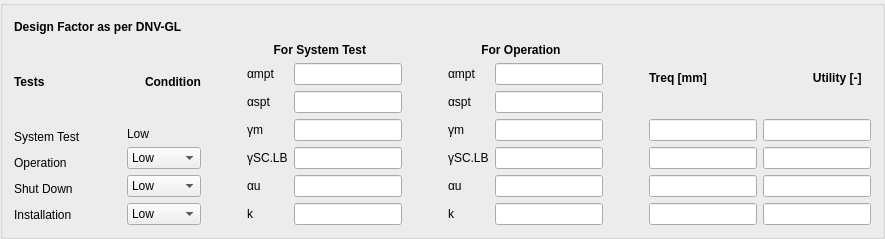
        <widget class="QGroupBox" name="designfactorBox">
         <property name="title">
          <string/>
         </property>
         <property name="flat">
          <bool>true</bool>
         </property>
         <layout class="QGridLayout" name="gridLayout_7">
          <item row="0" column="0">
           <layout class="QHBoxLayout" name="horizontalLayout_32">
            <item>
             <widget class="QLabel" name="label_6">
              <property name="font">
               <font>
                <weight>75</weight>
                <bold>true</bold>
               </font>
              </property>
              <property name="text">
               <string>Design Factor as per DNV-GL</string>
              </property>
             </widget>
            </item>
            <item>
             <spacer name="horizontalSpacer_4">
              <property name="orientation">
               <enum>Qt::Horizontal</enum>
              </property>
              <property name="sizeHint" stdset="0">
               <size>
                <width>40</width>
                <height>20</height>
               </size>
              </property>
             </spacer>
            </item>
           </layout>
          </item>
          <item row="1" column="0">
           <layout class="QHBoxLayout" name="horizontalLayout_15">
            <item>
             <layout class="QVBoxLayout" name="verticalLayout_15">
              <item>
               <layout class="QHBoxLayout" name="horizontalLayout_25">
                <item>
                 <widget class="QLabel" name="tests_label">
                  <property name="font">
                   <font>
                    <weight>75</weight>
                    <bold>true</bold>
                   </font>
                  </property>
                  <property name="styleSheet">
                   <string notr="true"/>
                  </property>
                  <property name="text">
                   <string>Tests</string>
                  </property>
                 </widget>
                </item>
                <item>
                 <spacer name="horizontalSpacer_48">
                  <property name="orientation">
                   <enum>Qt::Horizontal</enum>
                  </property>
                  <property name="sizeHint" stdset="0">
                   <size>
                    <width>40</width>
                    <height>20</height>
                   </size>
                  </property>
                 </spacer>
                </item>
                <item>
                 <widget class="QLabel" name="condition_label">
                  <property name="font">
                   <font>
                    <weight>75</weight>
                    <bold>true</bold>
                   </font>
                  </property>
                  <property name="styleSheet">
                   <string notr="true"/>
                  </property>
                  <property name="text">
                   <string>Condition</string>
                  </property>
                 </widget>
                </item>
               </layout>
              </item>
              <item>
               <layout class="QHBoxLayout" name="horizontalLayout_33">
                <item>
                 <layout class="QVBoxLayout" name="verticalLayout_11">
                  <item>
                   <widget class="QLabel" name="systemtest_label">
                    <property name="text">
                     <string>System Test</string>
                    </property>
                   </widget>
                  </item>
                  <item>
                   <widget class="QLabel" name="operation_label">
                    <property name="text">
                     <string>Operation</string>
                    </property>
                   </widget>
                  </item>
                  <item>
                   <widget class="QLabel" name="shutdown_label">
                    <property name="text">
                     <string>Shut Down</string>
                    </property>
                   </widget>
                  </item>
                  <item>
                   <widget class="QLabel" name="installation_label">
                    <property name="text">
                     <string>Installation</string>
                    </property>
                   </widget>
                  </item>
                 </layout>
                </item>
                <item>
                 <spacer name="horizontalSpacer_12">
                  <property name="orientation">
                   <enum>Qt::Horizontal</enum>
                  </property>
                  <property name="sizeHint" stdset="0">
                   <size>
                    <width>40</width>
                    <height>20</height>
                   </size>
                  </property>
                 </spacer>
                </item>
                <item>
                 <layout class="QVBoxLayout" name="verticalLayout_9">
                  <item>
                   <widget class="QLabel" name="systemTest_combo_label">
                    <property name="text">
                     <string>Low</string>
                    </property>
                   </widget>
                  </item>
                  <item>
                   <widget class="QComboBox" name="operation_comboBox">
                    <item>
                     <property name="text">
                      <string>Low</string>
                     </property>
                    </item>
                    <item>
                     <property name="text">
                      <string>Medium</string>
                     </property>
                    </item>
                    <item>
                     <property name="text">
                      <string>High</string>
                     </property>
                    </item>
                   </widget>
                  </item>
                  <item>
                   <widget class="QComboBox" name="shutdown_comboBox">
                    <item>
                     <property name="text">
                      <string>Low</string>
                     </property>
                    </item>
                    <item>
                     <property name="text">
                      <string>Medium</string>
                     </property>
                    </item>
                    <item>
                     <property name="text">
                      <string>High</string>
                     </property>
                    </item>
                   </widget>
                  </item>
                  <item>
                   <widget class="QComboBox" name="installation_comboBox">
                    <item>
                     <property name="text">
                      <string>Low</string>
                     </property>
                    </item>
                    <item>
                     <property name="text">
                      <string>Medium</string>
                     </property>
                    </item>
                    <item>
                     <property name="text">
                      <string>High</string>
                     </property>
                    </item>
                   </widget>
                  </item>
                 </layout>
                </item>
               </layout>
              </item>
             </layout>
            </item>
            <item>
             <spacer name="horizontalSpacer_2">
              <property name="orientation">
               <enum>Qt::Horizontal</enum>
              </property>
              <property name="sizeHint" stdset="0">
               <size>
                <width>40</width>
                <height>20</height>
               </size>
              </property>
             </spacer>
            </item>
            <item>
             <layout class="QHBoxLayout" name="horizontalLayout_14">
              <item>
               <layout class="QVBoxLayout" name="verticalLayout_21">
                <item>
                 <widget class="QLabel" name="treq_label_2">
                  <property name="font">
                   <font>
                    <weight>75</weight>
                    <bold>true</bold>
                   </font>
                  </property>
                  <property name="text">
                   <string>        For System Test</string>
                  </property>
                 </widget>
                </item>
                <item>
                 <layout class="QHBoxLayout" name="horizontalLayout_2">
                  <item>
                   <layout class="QVBoxLayout" name="verticalLayout_18">
                    <item>
                     <widget class="QLabel" name="operation_label_2">
                      <property name="text">
                       <string>αmpt</string>
                      </property>
                     </widget>
                    </item>
                    <item>
                     <widget class="QLabel" name="operation_label_3">
                      <property name="text">
                       <string>αspt</string>
                      </property>
                     </widget>
                    </item>
                    <item>
                     <widget class="QLabel" name="operation_label_4">
                      <property name="text">
                       <string>γm</string>
                      </property>
                     </widget>
                    </item>
                    <item>
                     <widget class="QLabel" name="operation_label_5">
                      <property name="text">
                       <string>γSC.LB</string>
                      </property>
                     </widget>
                    </item>
                    <item>
                     <widget class="QLabel" name="operation_label_7">
                      <property name="text">
                       <string>αu</string>
                      </property>
                     </widget>
                    </item>
                    <item>
                     <widget class="QLabel" name="operation_label_8">
                      <property name="text">
                       <string>k</string>
                      </property>
                     </widget>
                    </item>
                   </layout>
                  </item>
                  <item>
                   <layout class="QVBoxLayout" name="verticalLayout_17">
                    <item>
                     <widget class="QLineEdit" name="treq_label_systemTest_3"/>
                    </item>
                    <item>
                     <widget class="QLineEdit" name="treq_label_operation_3"/>
                    </item>
                    <item>
                     <widget class="QLineEdit" name="treq_label_shutdown_3"/>
                    </item>
                    <item>
                     <widget class="QLineEdit" name="treq_label_installation_3"/>
                    </item>
                    <item>
                     <widget class="QLineEdit" name="treq_label_operation_4"/>
                    </item>
                    <item>
                     <widget class="QLineEdit" name="treq_label_shutdown_4"/>
                    </item>
                   </layout>
                  </item>
                 </layout>
                </item>
               </layout>
              </item>
              <item>
               <spacer name="horizontalSpacer_26">
                <property name="orientation">
                 <enum>Qt::Horizontal</enum>
                </property>
                <property name="sizeType">
                 <enum>QSizePolicy::Fixed</enum>
                </property>
                <property name="sizeHint" stdset="0">
                 <size>
                  <width>40</width>
                  <height>20</height>
                 </size>
                </property>
               </spacer>
              </item>
              <item>
               <layout class="QVBoxLayout" name="verticalLayout_22">
                <item>
                 <widget class="QLabel" name="treq_label_3">
                  <property name="font">
                   <font>
                    <weight>75</weight>
                    <bold>true</bold>
                   </font>
                  </property>
                  <property name="text">
                   <string>          For Operation</string>
                  </property>
                 </widget>
                </item>
                <item>
                 <layout class="QHBoxLayout" name="horizontalLayout_3">
                  <item>
                   <layout class="QVBoxLayout" name="verticalLayout_19">
                    <item>
                     <widget class="QLabel" name="operation_label_9">
                      <property name="text">
                       <string>αmpt</string>
                      </property>
                     </widget>
                    </item>
                    <item>
                     <widget class="QLabel" name="operation_label_10">
                      <property name="text">
                       <string>αspt</string>
                      </property>
                     </widget>
                    </item>
                    <item>
                     <widget class="QLabel" name="operation_label_11">
                      <property name="text">
                       <string>γm</string>
                      </property>
                     </widget>
                    </item>
                    <item>
                     <widget class="QLabel" name="operation_label_12">
                      <property name="text">
                       <string>γSC.LB</string>
                      </property>
                     </widget>
                    </item>
                    <item>
                     <widget class="QLabel" name="operation_label_14">
                      <property name="text">
                       <string>αu</string>
                      </property>
                     </widget>
                    </item>
                    <item>
                     <widget class="QLabel" name="operation_label_15">
                      <property name="text">
                       <string>k</string>
                      </property>
                     </widget>
                    </item>
                   </layout>
                  </item>
                  <item>
                   <layout class="QVBoxLayout" name="verticalLayout_20">
                    <item>
                     <widget class="QLineEdit" name="treq_label_systemTest_5"/>
                    </item>
                    <item>
                     <widget class="QLineEdit" name="treq_label_operation_5"/>
                    </item>
                    <item>
                     <widget class="QLineEdit" name="treq_label_shutdown_5"/>
                    </item>
                    <item>
                     <widget class="QLineEdit" name="treq_label_installation_4"/>
                    </item>
                    <item>
                     <widget class="QLineEdit" name="treq_label_operation_6"/>
                    </item>
                    <item>
                     <widget class="QLineEdit" name="treq_label_shutdown_6"/>
                    </item>
                   </layout>
                  </item>
                 </layout>
                </item>
               </layout>
              </item>
             </layout>
            </item>
            <item>
             <spacer name="horizontalSpacer_24">
              <property name="orientation">
               <enum>Qt::Horizontal</enum>
              </property>
              <property name="sizeHint" stdset="0">
               <size>
                <width>40</width>
                <height>20</height>
               </size>
              </property>
             </spacer>
            </item>
            <item>
             <layout class="QVBoxLayout" name="verticalLayout_23">
              <item>
               <layout class="QHBoxLayout" name="horizontalLayout_34">
                <item>
                 <widget class="QLabel" name="treq_label">
                  <property name="font">
                   <font>
                    <weight>75</weight>
                    <bold>true</bold>
                   </font>
                  </property>
                  <property name="text">
                   <string>Treq [mm]</string>
                  </property>
                 </widget>
                </item>
                <item>
                 <widget class="QLabel" name="utility_label">
                  <property name="font">
                   <font>
                    <weight>75</weight>
                    <bold>true</bold>
                   </font>
                  </property>
                  <property name="text">
                   <string>               Utility [-]</string>
                  </property>
                 </widget>
                </item>
               </layout>
              </item>
              <item>
               <layout class="QHBoxLayout" name="horizontalLayout_35">
                <item>
                 <layout class="QVBoxLayout" name="verticalLayout_10">
                  <item>
                   <widget class="QLineEdit" name="treq_label_systemTest"/>
                  </item>
                  <item>
                   <widget class="QLineEdit" name="treq_label_operation"/>
                  </item>
                  <item>
                   <widget class="QLineEdit" name="treq_label_shutdown"/>
                  </item>
                  <item>
                   <widget class="QLineEdit" name="treq_label_installation"/>
                  </item>
                 </layout>
                </item>
                <item>
                 <layout class="QVBoxLayout" name="verticalLayout_12">
                  <item>
                   <widget class="QLineEdit" name="utility_label_systemTest"/>
                  </item>
                  <item>
                   <widget class="QLineEdit" name="utility_label_operation"/>
                  </item>
                  <item>
                   <widget class="QLineEdit" name="utility_label_shutdown"/>
                  </item>
                  <item>
                   <widget class="QLineEdit" name="utility_label_installation"/>
                  </item>
                 </layout>
                </item>
               </layout>
              </item>
             </layout>
            </item>
           </layout>
          </item>
         </layout>
        </widget>
